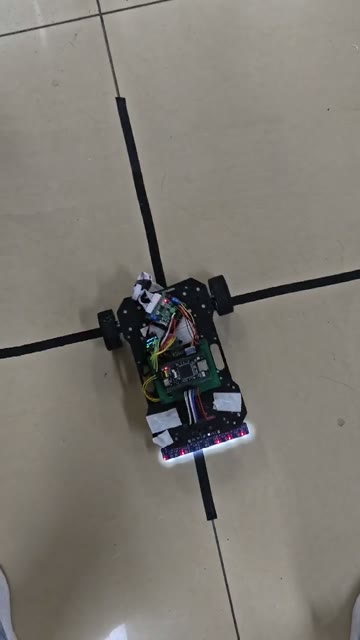
#> input picture tools/selftest/vid10/f_0003.jpg, 360 x 640 px; its folder holds only this picture in this run
$ python _vid.py
#> lines starting #> are read from the running program, lines starting #| are printed output that depends on the picture; after the words box and inside, x2 and y2 are one past the last pixel; in counts of white or black regions, pixels touching at a corner belong together

import glob, numpy as np
from PIL import Image

files = sorted(glob.glob("vid10/f_*.jpg"))
print("frames", len(files))

def heading(path):
#> called with path = 'vid10/f_0003.jpg'
    im = Image.open(path).convert("RGB")
#> im is the input picture: PIL image 360x640 RGB; mean R, G, B 125.4, 121.7, 114.6
    a = np.asarray(im).astype(np.int16)
    R, G, B = a[..., 0], a[..., 1], a[..., 2]
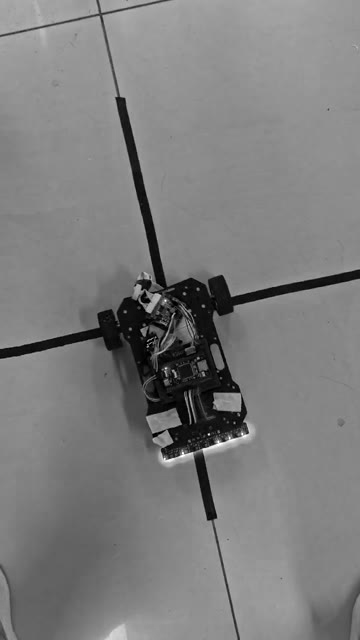
#> R: shape (640, 360) int16; min 0, max 255, mean 125.4
    red = (R > 110) & (R - G > 55) & (R - B > 55)
#> red: shape (640, 360) bool; every value is 0
    dark = (R + G + B) < 210
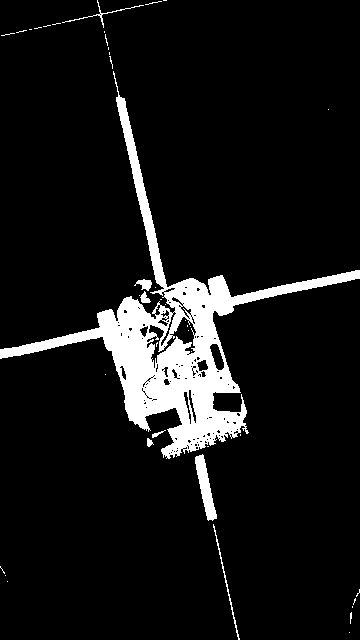
#> dark: shape (640, 360) bool; 8.5% white; 43 white regions (35 under 20 px), largest, box (x1, y1, x2, y2) and area: (0, 71, 360, 459) 18139, (195, 454, 217, 521) 655, (213, 524, 240, 640) 184
    if red.sum() < 30 or dark.sum() < 3000:
        return None
    ys, xs = np.nonzero(red)
    ry, rx = ys.mean(), xs.mean()
    ys2, xs2 = np.nonzero(dark)
    cy, cx = ys2.mean(), xs2.mean()
    vx, vy = rx - cx, ry - cy
    ang = np.degrees(np.arctan2(vy, vx))
    return ang, red.sum(), dark.sum(), (rx, ry), (cx, cy)

out = []
for i, f in enumerate(files):
    h = heading(f)
    out.append((i / 10.0, h))

for t, h in out[::10]:
    if h:
        print("t=%5.1f  LED角度 %7.1f°  red=%4d dark=%5d" % (t, h[0], h[1], h[2]))
    else:
        print("t=%5.1f  ---" % t)

$ run again, on tools/selftest/vid10/f_0032.jpg
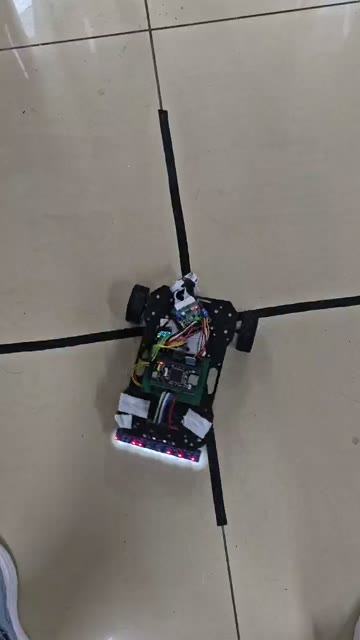
#> input picture tools/selftest/vid10/f_0032.jpg, 360 x 640 px
#> in heading, im is the input picture: PIL image 360x640 RGB; mean R, G, B 128.9, 124.2, 119
#> in heading, `red = (R > 110) & (R - G > 55) & (R - B > 55)`:
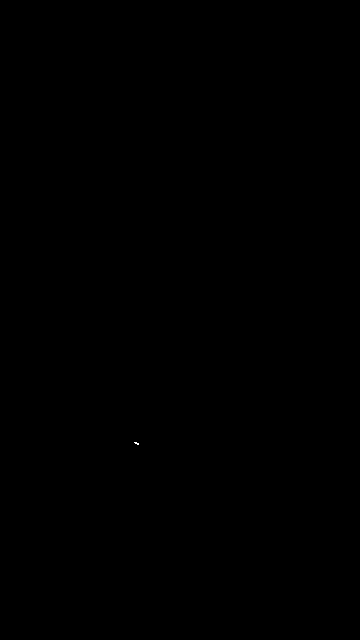
#> red: shape (640, 360) bool; 0% white in thin lines or dots, all inside (x1, y1, x2, y2) = (134, 442, 139, 445)
#> in heading, `dark = (R + G + B) < 210`:
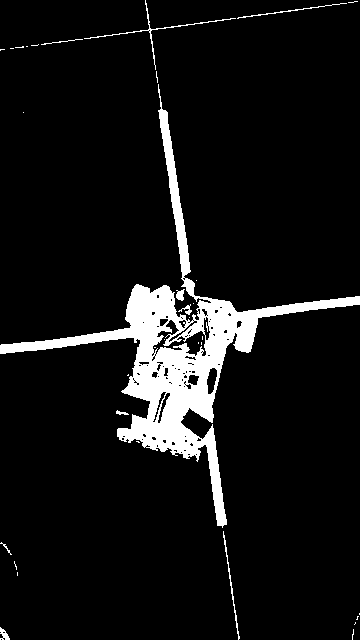
#> dark: shape (640, 360) bool; 7.8% white; 34 white regions (24 under 20 px), largest, box (x1, y1, x2, y2) and area: (0, 84, 360, 528) 16941, (84, 0, 236, 70) 290, (223, 531, 240, 640) 170

$ run again, on tools/selftest/vid10/f_0037.jpg
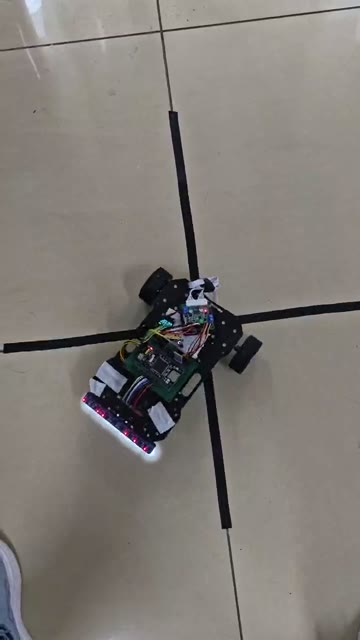
#> input picture tools/selftest/vid10/f_0037.jpg, 360 x 640 px
#> in heading, im is the input picture: PIL image 360x640 RGB; mean R, G, B 128.9, 124.1, 119.1
#> in heading, `red = (R > 110) & (R - G > 55) & (R - B > 55)`:
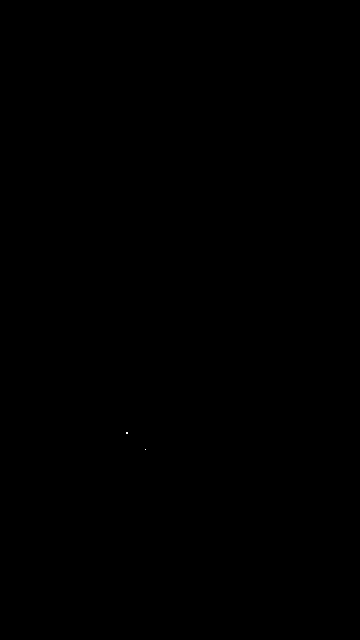
#> red: shape (640, 360) bool; 0% white in thin lines or dots, all inside (x1, y1, x2, y2) = (126, 432, 146, 450)
#> in heading, `dark = (R + G + B) < 210`:
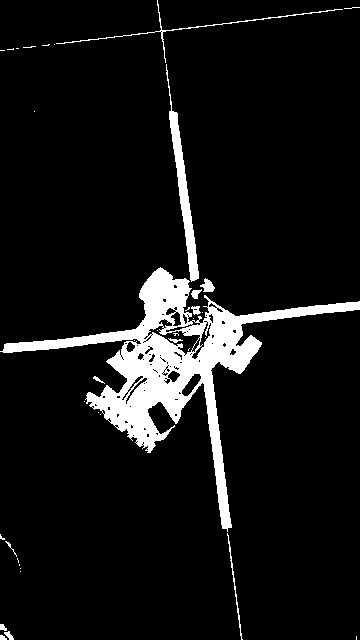
#> dark: shape (640, 360) bool; 7.9% white; 38 white regions (25 under 20 px), largest, box (x1, y1, x2, y2) and area: (0, 267, 360, 532) 15608, (166, 64, 199, 282) 1542, (56, 0, 343, 63) 436
